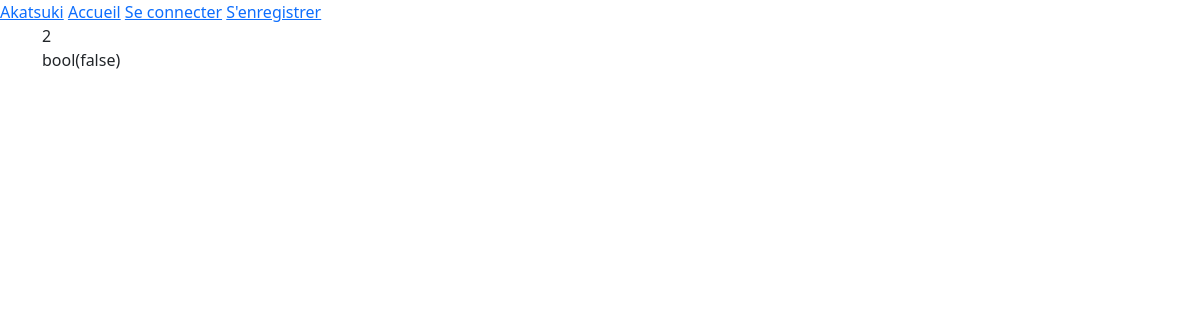
The app's page /test.php, older data.
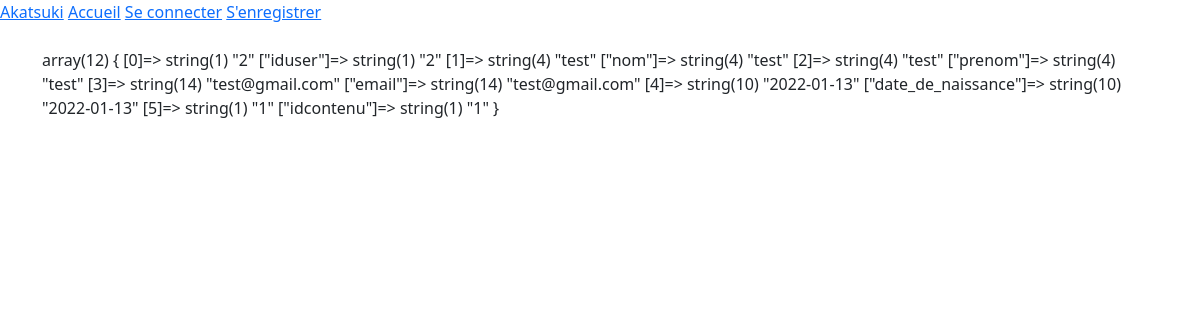
The same page, newer data.
### tables this page shows
CREATE TABLE `connexion` (
  `idutilisateur` int(11) NOT NULL,
  `status` int(11) NOT NULL,
  `email` varchar(100) NOT NULL,
  `password` varchar(100) NOT NULL
);

### db/conn.php (called while the page is built)
<?php
    $host = 'localhost';
    $db = 'akatsuki_db';
    $user = 'root';
    $pass = '';
    $chartset = 'utf8mb4';
    $dsn = "mysql:host=$host;dbname=$db;chartset=$chartset";
    try {
        $pdo =new PDO($dsn, $user, $pass);
        $pdo -> setAttribute(PDO::ATTR_ERRMODE, PDO::ERRMODE_EXCEPTION);
    } catch(PDOException $e) {
        throw new PDOException($e -> getMessage());
    }
    require_once 'crud.php';
    $crud = new crud($pdo);
?>

### db/crud.php (called while the page is built, shortened)
<?php
class crud{
    private $db;
    public function __construct($conn)
    {
        $this->db = $conn;
    }
    public function login($email,$password){
        try{
      $sql = "SELECT * FROM connexion WHERE email ='$email' AND password = '$password' ";
      $stmt = $this->db->prepare($sql);
      $stmt->execute();
      $result = $stmt->fetch();
      return  $result["idutilisateur"];
      } catch (PDOException $e) {
            echo $e->getMessage();
            return false;
        }
    }
    }
?>

### test.php (the view)
<?php
include 'includes/header.php';
include 'db/conn.php';
$email = "test@gmail.com";
$password = "test";
$result = $crud->login($email,$password);
echo $result;
 echo"<br>";
var_dump($crud->getUser(2));
?>

### includes/header.php (shortened to what this page needs)
<!DOCTYPE html>
<html lang="en">
<head>
    <link href="https://cdn.jsdelivr.net/npm/bootstrap@5.1.1/dist/css/bootstrap.min.css" rel="stylesheet"
>
    <link rel="stylesheet" href="//code.jquery.com/ui/1.12.1/themes/base/jquery-ui.css">
    <link rel="stylesheet" href="css/style.css" />
</head>
<body>
    <nav style="background-color:red, height:15px">
        <a href="#" class="mt-1">Akatsuki</a>
        <a href="#" class="mt-1">Accueil</a>
        <a href="login.php" class="mt-1">Se connecter</a>
        <a href="signup.php" class="mt-1">S'enregistrer</a>
    </nav>
    <div class="container">

Row changes from the older to the newer data that the page shows:
removed connexion: idutilisateur "2"
Text that changed along with them:
text no longer shown: "bool(false)"
text now shown: "array(12) { [0]=> string(1) \"2\" [\"iduser\"]=> string(1) \"2\" [1]=> string(4) \"test\" [\"nom\"]=> string(4) \"test\" [2]=> string(4) \"test\" [\"prenom\"]=> string(4) \"test\" [3]=> string(14) \"test@gmail.com\" [\"email\"]=> string(14) \"test@gmail.com\" [4]=> string(10) \"2022-01-13\" [\"date_de_naissance\"]=> string(10) \"2022-01-13\" [5]=> string(1) \"1\" [\"idcontenu\"]=> string(1) \"1\" }"
